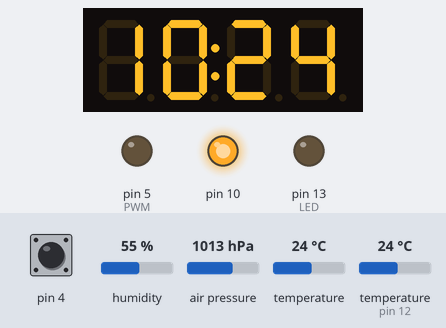
Bench run of a sketch on a simulated Arduino Uno, built with avr-gcc and run on an emulated ATmega328P. Shown: 4-digit seven-segment display, output pins drawn as LEDs (lit = HIGH). Wiring (inferred from the names in the program): DHT11 sensor: data pin 12. The inputs (shaded band) are chosen by the test bench; at power-on: temperature (sensor on pin 12) 24 °C, temperature 24 °C, pin 4 HIGH, humidity 55 %, air pressure 1013 hPa. The local clock reads 2024-03-15 10:24:30 at power-on unless the sketch sets it; pins used as bus, display or sensor lines are not drawn.

Above: at 2.8 s.
2.9 s: temperature (sensor on pin 12) set to 19 °C
At 6.9 s:
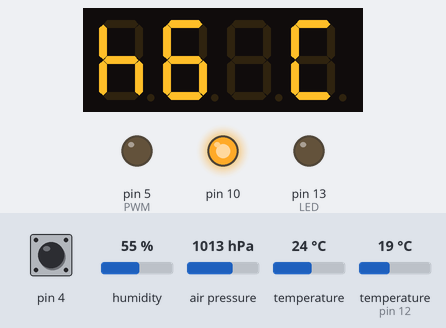
12.4 s: temperature (sensor 0) set to 12 °C
At 13.9 s:
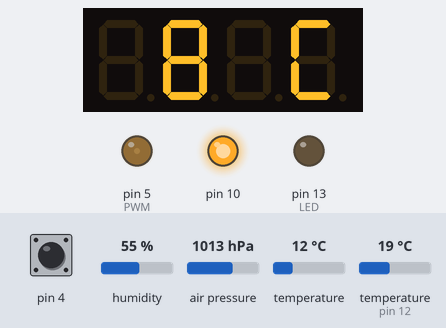
24.9 s: pin 4 pulled LOW for 3 s
At 29.2 s:
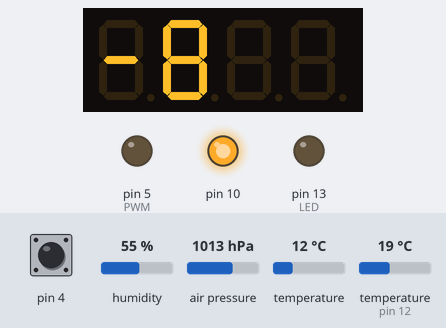
33.9 s: temperature (sensor on pin 12) set to 41 °C
At 44.3 s:
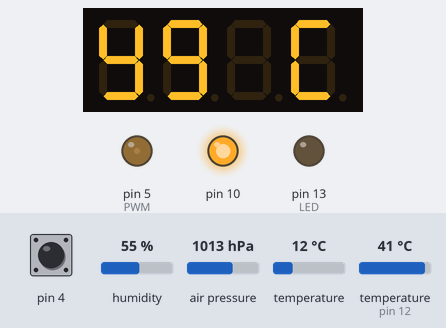
44.6 s: temperature (sensor on pin 12) set to 4 °C
At 52.9 s:
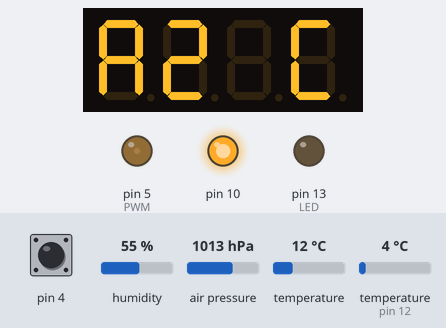
58.6 s: temperature (sensor on pin 12) set to 6 °C
At 70.1 s:
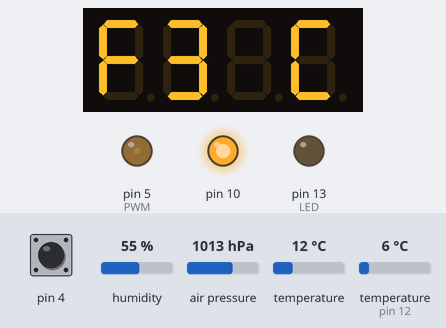
Timing chart, 0 to 71.6 s (numbered marks = the images above; inputs shaded):
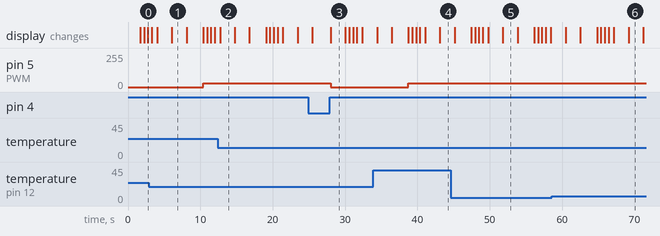

Measured:
- after the input at 2.9 s, the display: first differs from a run without the input after 3.2 s (image 1)
- after the input at 12.4 s, the display: changes after 0.32 s (image 2)
- after the input at 24.9 s, pin 5 (PWM): 27/255 → 0/255 after 3.1 s
- after the input at 33.9 s, the display: first differs from a run without the input after 9.2 s (image 4)
- after the input at 44.6 s, the display: first differs from a run without the input after 7.2 s (image 5)
- after the input at 58.6 s, the display: first differs from a run without the input after 10.6 s (image 6)
- what the display in image 1 shows lasts 2.0 s, from 6.1 s to 8.1 s

The sketch:

DHT1637_bmp280.ino
```cpp
#include <Wire.h>
#include <SPI.h>
#include <Time.h>
#include <DS1307RTC.h>
////////////////////////////
#include <Adafruit_BMP280.h>

#define BMP_SCK 9  //SCK
#define BMP_MISO 8 //SDO
#define BMP_MOSI 7 //SDI
#define BMP_CS 6   //CS

Adafruit_BMP280 bme(BMP_CS, BMP_MOSI, BMP_MISO,  BMP_SCK);

//-----------------------------------------------------------
#include <DHT.h>
#define DHTPIN 12     // what digital pin we're connected to
//#define DHTTYPE DHT11   // DHT 11
#define DHTTYPE DHT22   // DHT 22  (AM2302), AM2321
//#define DHTTYPE DHT21   // DHT 21 (AM2301)

// Connect pin 1 (on the left) of the sensor to +5V
// NOTE: If using a board with 3.3V logic like an Arduino Due connect pin 1
// to 3.3V instead of 5V!
// Connect pin 2 of the sensor to whatever your DHTPIN is
// Connect pin 4 (on the right) of the sensor to GROUND
// Connect a 10K resistor from pin 2 (data) to pin 1 (power) of the sensor

// Initialize DHT sensor.
// Note that older versions of this library took an optional third parameter to
// tweak the timings for faster processors.  This parameter is no longer needed
// as the current DHT reading algorithm adjusts itself to work on faster procs.
//----------------------------------------------------------------------------
#include "TM1637.h"
/*Додати в TM1637.cpp
static int8_t TubeTab[] = {0x3f,0x06,0x5b,0x4f,
                           0x66,0x6d,0x7d,0x07,
                           0x7f,0x6f,0x77,0x7c,
                           0x39,0x5e,0x79,0x71,//0~9,A,b,C,d,E,F
                           0x80,0x40,0x00,0x63,//:,-,space,deg
                           0x5c,0x54,0x76,0x50,0x58};//n,h,H,r,c
*/
#define CLK 2//pins definitions for TM1637 and can be changed to other ports
#define DIO 3
TM1637 tm1637(CLK,DIO);
DHT dht(DHTPIN, DHTTYPE);
int8_t NumTab[] = {0,1,2,3,4,5,6,7,8,9,10,11,12,13,14,15,16,17,18,19,20,21,22,23,24};
                /*0~9,
                 * 10 A,
                 * 11 b,
                 * 12 C,
                 * 13 d,
                 * 14 E,
                 * 15 F,
                 * 16 :,
                 * 17 -,
                 * 18 space,
                 * 19 deg,
                 * 20 o,
                 * 21 n,
                 * 22 H,
                 * 23 r,
                 * 24 c*/

void setup() {
pinMode(10, OUTPUT);//+5в
pinMode(13, OUTPUT);//LED
digitalWrite(10, HIGH);
pinMode(5, OUTPUT);//PWM
pinMode(4, INPUT_PULLUP);//кнопка режим1(показувати чи ні вологість на семисегмент)
//
tm1637.init();
dht.begin();
bme.begin();
  tm1637.set(7);//BRIGHT_TYPICAL = 2,BRIGHT_DARKEST = 0,BRIGHTEST = 7;
  tm1637.display(0,NumTab[17]);
  delay(200);
  setSyncProvider(RTC.get);
  tm1637.display(1,NumTab[17]);
  delay(200);
  tm1637.display(2,NumTab[17]);
  delay(200);
  tm1637.display(3,NumTab[17]);
  delay(200);
  tm1637.display(0,NumTab[18]);
  delay(200);
  tm1637.display(1,NumTab[18]);
  delay(200);
  tm1637.display(2,NumTab[18]);
  delay(200);
  tm1637.display(3,NumTab[18]);
  delay(200);

     }
int b;
void loop() {
  int a, h, ho1, ho2, m1, m2;
  if (digitalRead(4)==1){

  if ((h=hour())>9){
   ho1=hour()/10;
   ho2=hour()%10;
   m1=minute()/10;
   m2 = minute()%10;
  tm1637.point(1);
  tm1637.display(0, NumTab[ho1]);
  tm1637.display(1, NumTab[ho2]);
  tm1637.display(2, NumTab[m1]);
  tm1637.display(3, NumTab[m2]);
  }
  else {
   ho2=hour()%10;
   m1=minute()/10;
   m2 = minute()%10;
  tm1637.point(1);
  tm1637.display(0, NumTab[18]);
  tm1637.display(1, NumTab[ho2]);
  tm1637.display(2, NumTab[m1]);
  tm1637.display(3, NumTab[m2]);
    }
  delay(500);
  if ((h=hour())>9){
   ho1=hour()/10;
   ho2=hour()%10;
   m1=minute()/10;
   m2 = minute()%10;
  tm1637.point(0);
  tm1637.display(0, NumTab[ho1]);
  tm1637.display(1, NumTab[ho2]);
  tm1637.display(2, NumTab[m1]);
  tm1637.display(3, NumTab[m2]);
  }
  else {
   ho2=hour()%10;
   m1=minute()/10;
   m2 = minute()%10;
  tm1637.point(0);
  tm1637.display(0, NumTab[18]);
  tm1637.display(1, NumTab[ho2]);
  tm1637.display(2, NumTab[m1]);
  tm1637.display(3, NumTab[m2]);
    }
  delay(500);
  if ((h=hour())>9){
   ho1=hour()/10;
   ho2=hour()%10;
   m1=minute()/10;
   m2 = minute()%10;
  tm1637.point(1);
  tm1637.display(0, NumTab[ho1]);
  tm1637.display(1, NumTab[ho2]);
  tm1637.display(2, NumTab[m1]);
  tm1637.display(3, NumTab[m2]);
  }
  else {
   ho2=hour()%10;
   m1=minute()/10;
   m2 = minute()%10;
  tm1637.point(1);
  tm1637.display(0, NumTab[18]);
  tm1637.display(1, NumTab[ho2]);
  tm1637.display(2, NumTab[m1]);
  tm1637.display(3, NumTab[m2]);
    }
  delay(500);
  if ((h=hour())>9){
   ho1=hour()/10;
   ho2=hour()%10;
   m1=minute()/10;
   m2 = minute()%10;
  tm1637.point(0);
  tm1637.display(0, NumTab[ho1]);
  tm1637.display(1, NumTab[ho2]);
  tm1637.display(2, NumTab[m1]);
  tm1637.display(3, NumTab[m2]);
  }
  else {
   ho2=hour()%10;
   m1=minute()/10;
   m2 = minute()%10;
  tm1637.point(0);
  tm1637.display(0, NumTab[18]);
  tm1637.display(1, NumTab[ho2]);
  tm1637.display(2, NumTab[m1]);
  tm1637.display(3, NumTab[m2]);
    }
    int tz10=(dht.readTemperature()*10);
   pinMode(12, OUTPUT);
  delay(450);

  int tinz10 = (bme.readTemperature()-4)*10;
 int zalyshoktinz10=abs(tinz10)%10;
 int tin=tinz10/10;
  tm1637.clearDisplay();
    if(zalyshoktinz10>7){
    tin++;}
  if(tin>=10){
  int t1 = tin/10;//Відкидаю праву частину щоб вибрати номер з масиву.
  int t2 = tin%10;//Відкидаю ліву частину -/-
  tm1637.display(0, NumTab[t1]);
  tm1637.display(1, NumTab[t2]);
  tm1637.display(2, NumTab[19]);//*
  tm1637.display(3, NumTab[24]);//c
  }
    if(tin<10){
  int t2 = tin%10;//Відкидаю ліву частину -/-
  tm1637.display(0, NumTab[18]);
  tm1637.display(1, NumTab[t2]);
  tm1637.display(2, NumTab[19]);
  tm1637.display(3, NumTab[12]);
    }

delay(2000);
   tm1637.point(0);
  // Wait a few seconds between measurements.
  // Reading temperature or humidity takes about 250 milliseconds!
  // Sensor readings may also be up to 2 seconds 'old' (its a very slow sensor)
  // Read temperature as Celsius (the default)

 int zalyshoktz10=abs(tz10)%10;
 int t=tz10/10;
  tm1637.clearDisplay();
  if (t>=0){
    if(zalyshoktz10>=8){
    t++;}
    if(t>=10){
  int t1 = t/10;//Відкидаю праву частину щоб вибрати номер з масиву.
  int t2 = t%10;//Відкидаю ліву частину -/-
  tm1637.display(0, NumTab[t1]);
  tm1637.display(1, NumTab[t2]);
  tm1637.display(2, NumTab[19]);
  tm1637.display(3, NumTab[12]);
  }
    if(t<10){
  int t2 = t%10;//Відкидаю ліву частину -/-
  tm1637.display(0, NumTab[18]);
  tm1637.display(1, NumTab[t2]);
  tm1637.display(2, NumTab[19]);
  tm1637.display(3, NumTab[12]);
    }}
  if(t<0){
    if(zalyshoktz10>=8){
    t--;}
    t=abs(t);
    if(t>-10){
  int t2 = t%10;
  tm1637.display(0, NumTab[17]);//-
  tm1637.display(1, NumTab[t2]);
  tm1637.display(2, NumTab[19]);
  tm1637.display(3, NumTab[12]);
    }
    if(t<=-10){
  int t1 = t/10;
  int t2 = t%10;
  tm1637.display(0, NumTab[17]);//-
  tm1637.display(1, NumTab[t1]);
  tm1637.display(2, NumTab[t2]);
  tm1637.display(3, NumTab[19]);//*
  }}
  delay(2000);
  int p=round(round(bme.readPressure()/10)/10);
int p1, p2, p3, p4;
if (p>=1000){
 p1=p/1000;
 p2=(p/100)%10;
 p3=(p%100)/10;
 p4=p%10;
  tm1637.display(0, NumTab[p1]);
  tm1637.display(1, NumTab[p2]);
  tm1637.display(2, NumTab[p3]);
  tm1637.display(3, NumTab[p4]);}
if (p<1000){
 p1=p/1000;
 p2=(p/100)%10;
 p3=(p%100)/10;
 p4=p%10;
  tm1637.display(0, NumTab[18]);
  tm1637.display(1, NumTab[p2]);
  tm1637.display(2, NumTab[p3]);
  tm1637.display(3, NumTab[p4]);
}
  delay(2000);

  int hz10=(dht.readHumidity()*10);
  int zalyshokhz10=hz10%10;
  int h=hz10/10;
// Serial.println(hz10);/////
  if(zalyshokhz10>5){///////////////////////12,5=13
    h++;}
analogWrite(5, 0);
if (h<=15)
  a=0;
  else if (h>=16&&h<=19)
  a=3;
  else if (h>=20&&h<=21)
  a=4;
  else if (h>=22&&h<=25)
  a=5;
  else if (h>=26&&h<=29)
  a=6;
  else if (h>=30&&h<=33)
  a=7;
  else if (h>=34&&h<=35)
  a=8;
  else if (h>=36&&h<=39)
  a=9;
  else if (h>=40&&h<=43)
  a=10;
  else if (h>=44&&h<=45)
  a=11;
  else if (h>=46&&h<=49)
  a=12;
  else if (h>=50&&h<=53)
  a=13;
  else if (h>=54&&h<=55)
  a=14;
  else if (h>=56&&h<=58)
  a=15;
  else if (h>=59&&h<=61)
  a=15;
  else if (h>=62&&h<=64)
  a=16;
  else if (h>=65&&h<=68)
  a=17;
  else if (h>=69&&h<=71)
  a=18;
  else if (h>=72&&h<=74)
  a=19;
  else if (h>=75&&h<=77)
  a=20;
  else if (h>=78&&h<=79)
  a=21;
  else if (h>=80&&h<=83)
  a=22;
  else if (h>=84&&h<=86)
  a=23;
  else if (h>=87&&h<=89)
  a=23;
  else if (h>=90&&h<=93)
  a=24;
  else if (h>=94&&h<=95)
  a=24;
  else if (h>=96&&h<=98)
  a=25;
  else if (h>=99&&h<=100)
  a=26;
  else if (h>=101)
  a=27;
analogWrite(5, a);
  }
  ///
  ///
  ///
  ///
  ///ДРУГА ФУНКЦІЯ ЗНИЗУ
  ///
  ///
  ///
  ///
  else{
    pinMode(5, INPUT);
    pinMode(5, OUTPUT);
   tm1637.point(0);
  int hz10=(dht.readHumidity()*10);
  int zalyshokhz10=hz10%10;
  int h=hz10/10;
  if(zalyshokhz10>5){
    h++;}
analogWrite(5, 0);

  int h1=h/10;
  int h2=h%10;
  tm1637.display(0,NumTab[h1]);
  tm1637.display(1,NumTab[h2]);
  tm1637.display(2,NumTab[19]);
  tm1637.display(3,NumTab[20]);
  delay(2000);
       }
  }
```
